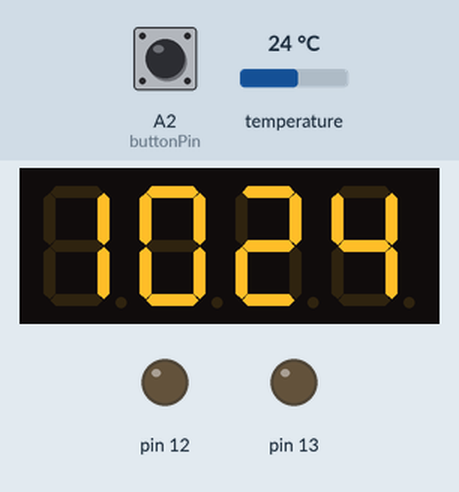
Simulated run of this sketch. Board: Arduino Uno, built with avr-gcc and run on an emulated ATmega328P. Parts: 4-digit seven-segment display, output pins drawn as LEDs (lit = HIGH). The inputs (shaded band) are chosen by the test bench; at power-on: A2 (buttonPin) HIGH, temperature 24 °C. The local clock reads 2024-03-15 10:24:30 at power-on unless the sketch sets it.

Above: at 1.2 s.
1.3 s: A2 (buttonPin) pulled LOW for 0.15 s
At 1.7 s:
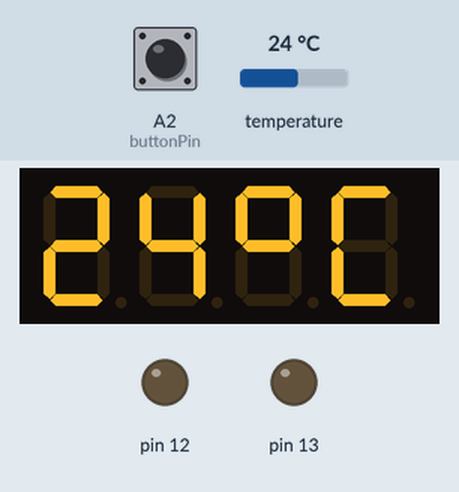
2.9 s: temperature set to 12 °C
At 4.1 s:
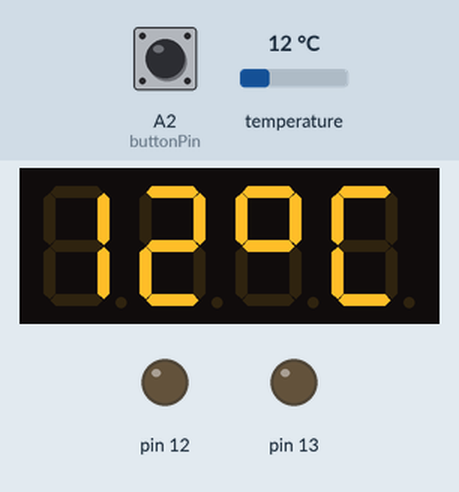
4.4 s: temperature set to 19 °C
At 5.6 s:
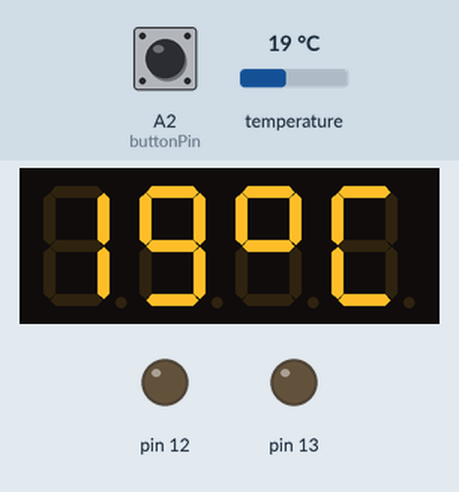
5.9 s: temperature set to 28 °C
At 7.0 s:
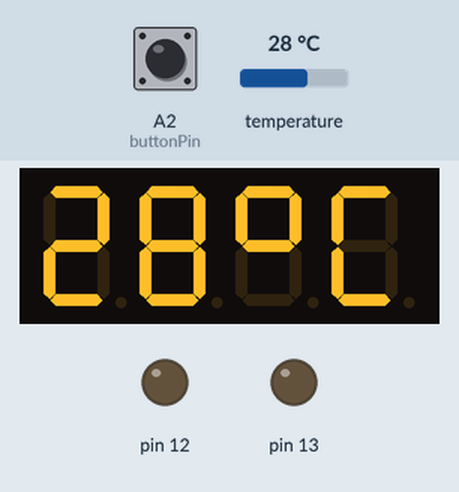
7.4 s: A2 (buttonPin) pulled LOW for 1 s
At 7.72 s:
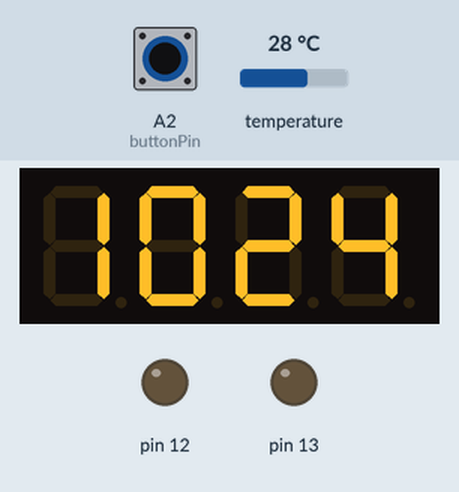
11.4 s: A2 (buttonPin) pulled LOW for 3.2 s
At 11.8 s:
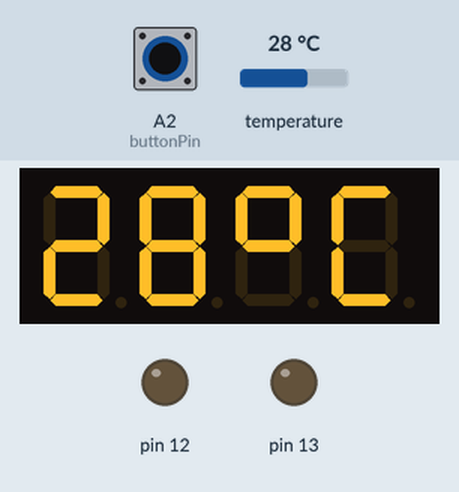
Timing chart, 0 to 14.4 s (numbered marks = the images above; inputs shaded):
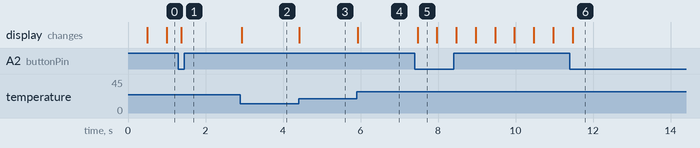

The sketch:

Clock_Prject.ino
```cpp
#include <Wire.h>
#include"RTClib.h"
#include <DS3231.h>
#include <TM1637Display.h>

RTC_DS3231 rtc;
DS3231 Clock;

/** TIME UPDATE*/
//unsigned long previousMills = 0;
const long interval = 500;

/**TM1637Display*/
#define CLK A0
#define DIO A1


int colon_value = 1244; //For colon value
TM1637Display display(CLK, DIO);
//TM1637Display display(A0,13);
boolean colon = true;

String tt = "";
String hh = "";
String mm = "";
String ss = "";

/**Button*/
const int buttonPin = A2 ; //the number of the pushbutton pin
boolean TempChangeShow = false;

int buttonState; //previous stable state of the input pin
int lastButtonState = HIGH; //the previous reading from the input pin
long lastDebounceTime = 0; //the last time the output pin was toggled
long debounceDelay = 50; //the debounce time; increase if the output flickers

/*function*/
boolean Button_Push_Check (int&, int&, int&, long&, long&, boolean&);

/*Clock convert Array*/
uint8_t D_Array[10] = {0b00111111,0b00000110,0b01011011,0b01001111,0b01100110,0b01101101,0b01111101,0b00000111,0b01111111,0b01101111};


void setup() {
  Serial.begin(9600);
  display.setBrightness(0xA);
  /** RTC SYNC PROCESS */
  if (! rtc.begin()) {
    Serial.println("Couldn't find RTC");
    while (1);
  }

  if (rtc.lostPower()) {
    Serial.println("RTC lost power, lets set the time!");
    // following line sets the RTC to the date & time this sketch was compiled
    DateTime timeupdate = DateTime(F(__DATE__), F(__TIME__)) + TimeSpan( /*days*/0,/*hours*/0, /*minutes*/0, /*seconds*/11 );
    // This line sets the RTC with an explicit date & time, for example to set
    // January 21, 2014 at 3am you would call:
     rtc.adjust(timeupdate);
  }

  /**Button Setup*/
  pinMode(12,OUTPUT);
  pinMode(13,OUTPUT);

  pinMode(buttonPin,INPUT_PULLUP); //enable pullup resistor


}

void loop() {

  // time update very second
  //unsigned long currentMillis = millis();
  boolean StoptheLoop = false;
  int reading = digitalRead(buttonPin);
  StoptheLoop = Button_Push_Check (reading, buttonState, lastButtonState,lastDebounceTime,debounceDelay, TempChangeShow);
  if (StoptheLoop == true){
    return;
  }

  //decide show Temperature or Time
  if (TempChangeShow == false) {
      unsigned long previousMills = millis();
      //previousMills = currentMillis;
      DateTime now = rtc.now();
      hh = now.hour();
      mm = now.minute();
      ss = now.second();

      //hour:minute
      int t = hh.toInt()*100 + mm.toInt();
      //minute:seconds
      //int t = mm.toInt()*100 +ss.toInt();
      display.showNumberDec(t, true);
      while ((millis()-previousMills>0) && (millis()-previousMills<500)){
        int reading = digitalRead(buttonPin);
        StoptheLoop = Button_Push_Check (reading, buttonState, lastButtonState,lastDebounceTime,debounceDelay, TempChangeShow);
        if (StoptheLoop == true){
             return;
        }
     };

    unsigned long colon_t = millis();
    uint8_t segto;    //Display colon
    segto = 0x80 | display.encodeDigit((t/100)%10);
    display.setSegments(&segto, 1, 1);  /** Display center colon*/
    while ((millis()-colon_t>0) && (millis()-colon_t<500)){
      int reading = digitalRead(buttonPin);
      StoptheLoop = Button_Push_Check (reading, buttonState, lastButtonState,lastDebounceTime,debounceDelay, TempChangeShow);
      if (StoptheLoop == true){
             return;
        }
      };
  }
  else {
    int TEMP = Clock.getTemperature(); //get temperature
    /**mapping Temperature number to 7-segment and show*/
    uint8_t data[] = {D_Array[TEMP/10],D_Array[TEMP%10],0b01100011,0b00111001};
    display.setSegments(data);
  }
}


boolean Button_Push_Check (int& reading, int&buttonState, int& lastButtonState,long& lastDebounceTime,long& debounceDelay ,boolean& TempChangeShow){
  boolean result = false;
  if (reading != lastButtonState){ //button state changed
    lastDebounceTime = millis(); //update last debounce time
  }
  if ((millis() - lastDebounceTime) > debounceDelay){ //overtime
    if (reading != buttonState) {//button state has changed
    buttonState = reading; //update previous stable button state
    if (buttonState == LOW){ // button presses
      TempChangeShow =!TempChangeShow; //reverse the boolean
      result = true;
    }
    }
  }
  lastButtonState = reading; //update last button state
  return result;
}
```

Measured:
- after the input at 1.3 s, the display: changes after 0.07 s (image 1)
- after the input at 2.9 s, the display: changes at once (image 2)
- after the input at 4.4 s, the display: changes at once (image 3)
- after the input at 5.9 s, the display: changes at once (image 4)
- after the input at 7.4 s, the display: changes after 0.07 s (image 5)
- after the input at 11.4 s, the display: changes after 0.07 s (image 6)
